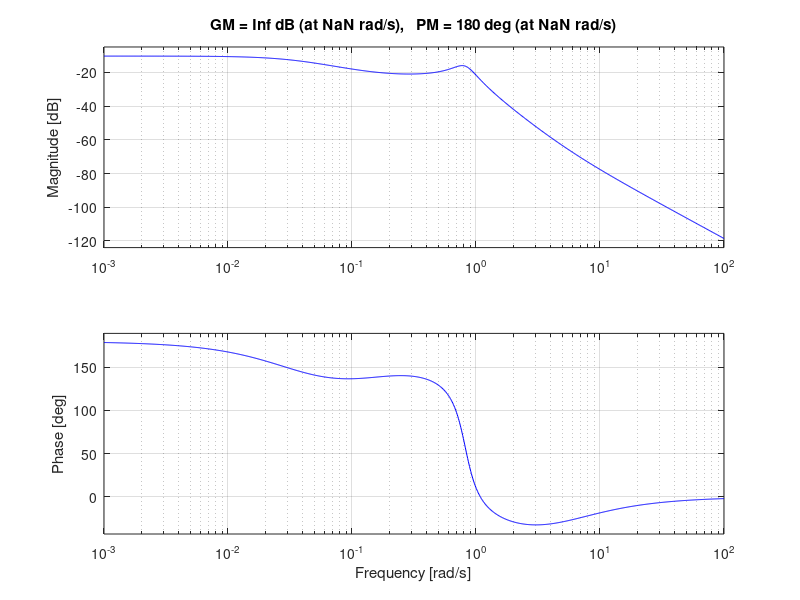
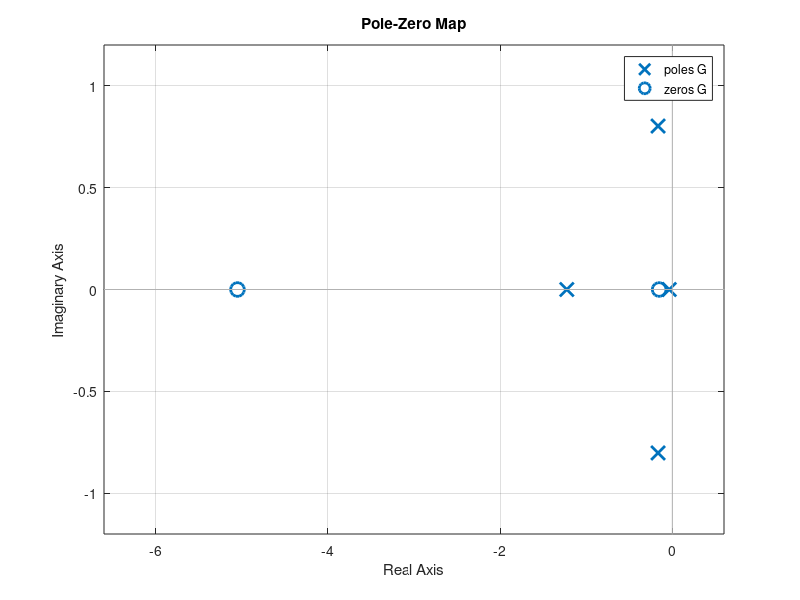
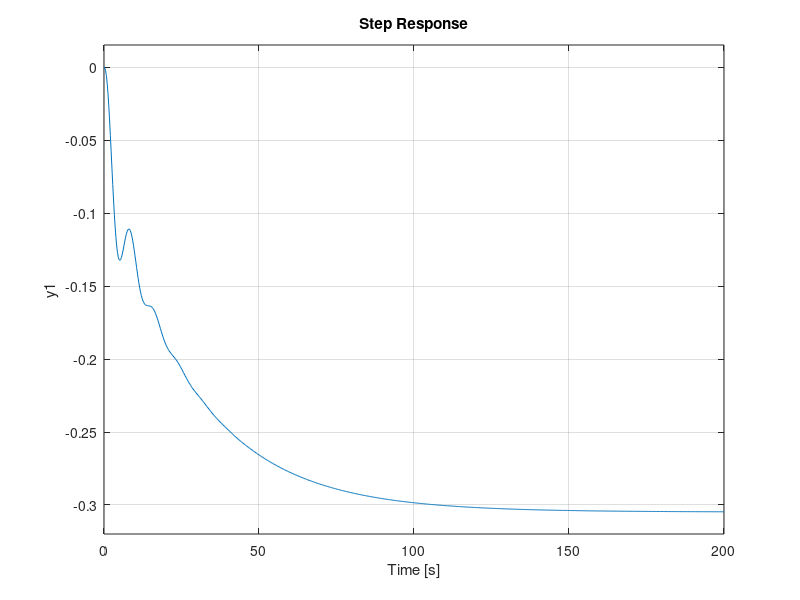
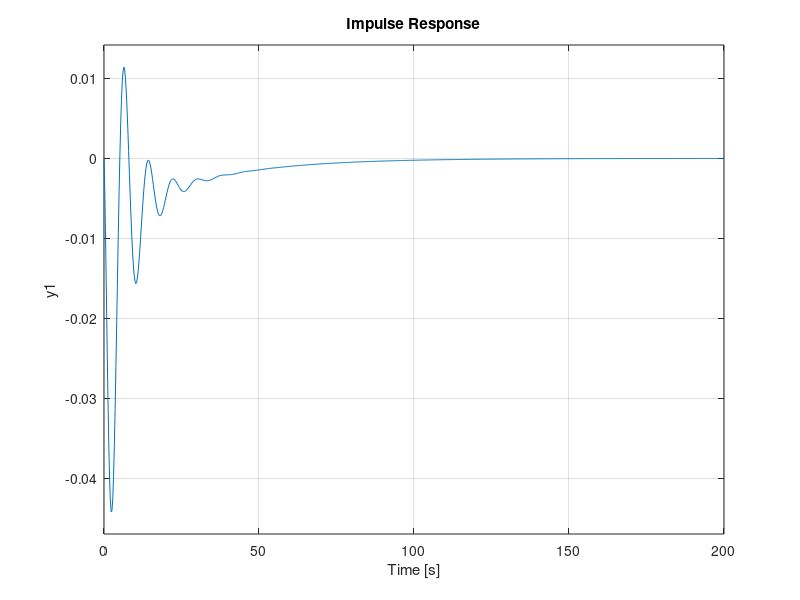

MATLAB code to generate these figures, in order: (Note: this script raises an error after producing the figures.)
% aileron to sideslip angle beta
clear; close all;
s=tf('s');

zeta_d=0.202;
omega_nd=0.819;
inv_Ts=0.0364;
inv_Tr=1.225;
Dlat= (s+inv_Ts)*(s+inv_Tr)*(s^2+2*zeta_d*omega_nd*s+omega_nd^2);

G=-0.0118*(s+0.153)*(s+5.05)/Dlat;

margin(G);
figure();
pzmap(G);
figure();
step(G);
figure();
impulse(G);
pole(G)
zero(G)


big;